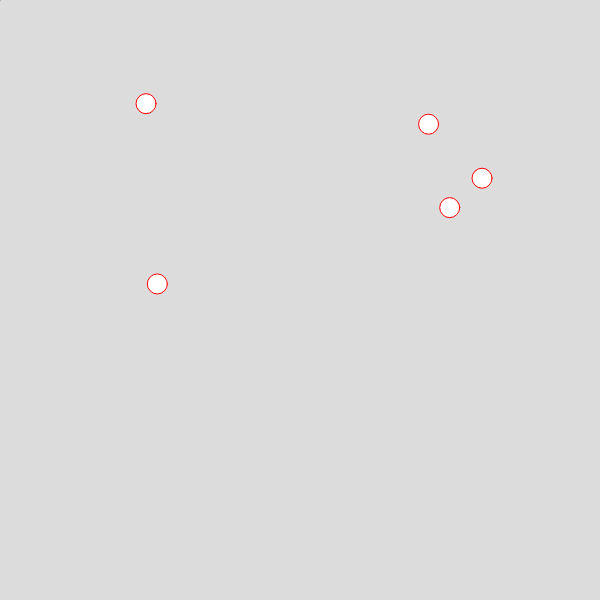
Frame 1 (no input)
Frame 60 (no input): identical to frame 1, image omitted
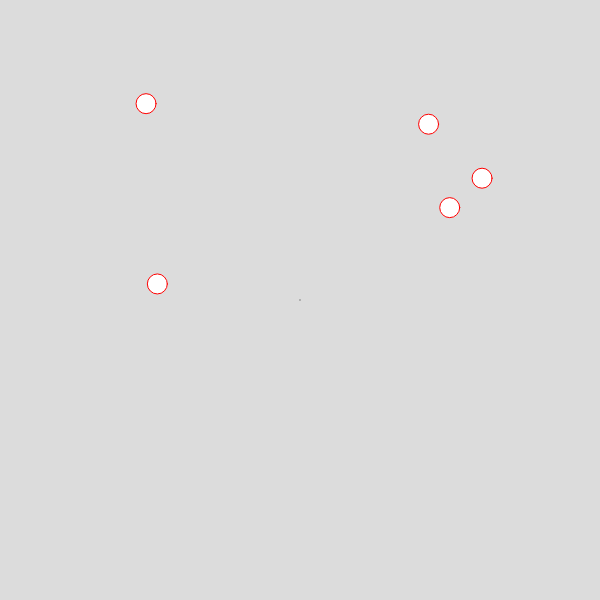
Frame 120 (the mouse pressed at the canvas centre since frame 60)

The p5.js sketch that drew these frames (run headless with seeded random() and noise() and a simulated clock; from frame 60 on, the mouse is pressed at the canvas centre):

// p5.js sketch
// ── sketch.js
let mx, my;
let lines = [];
let dots = [];
let numberofDots = 5;
let lineEndingX, lineEndingY;


function setup() {
  createCanvas(600, 600);
  for (let i = 0; i < numberofDots; i++) {
    dots[i] = new Circle(20);
  }
}

function draw() {
  background(220);


  // old lines
  stroke("red");
  for (let i = 0; i < lines.length; i++) {
    const l = lines[i];
    l.draw();
  }

  lineEndingX = mouseX;
  lineEndingY = mouseY;

  // the dots
  for (let i = 0; i < dots.length; i++) {
    const dot = dots[i]
    dot.draw();
    if (dist(mouseX, mouseY, dot.x, dot.y) < 30) {
      lineEndingX = dot.x;
      lineEndingY = dot.y;
    }
  }

  // current line
  stroke("black");
  line(mx, my, lineEndingX, lineEndingY);


}

function mouseClicked() {
  let line = new Line(mx, my, lineEndingX, lineEndingY);
  lines.push(line);
  mx = mouseX;
  my = mouseY;
}




// ── circle.js
class Circle {
    constructor(d) {
      this.place(random(width),random(height));
      this.diameter = d;
    }
    place(x,y) {
      this.x = x;
      this.y = y;
    }
    draw(){
      circle(this.x, this.y, this.diameter);
    }
  }
// ── line.js
class Line {
    constructor(startX,startY,endX,endY) {
      this.startX = startX;
      this.startY = startY;
      this.endX = endX;
      this.endY = endY;
    }
    draw() {
      line(this.startX,this.startY,this.endX,this.endY)
    }
  }
